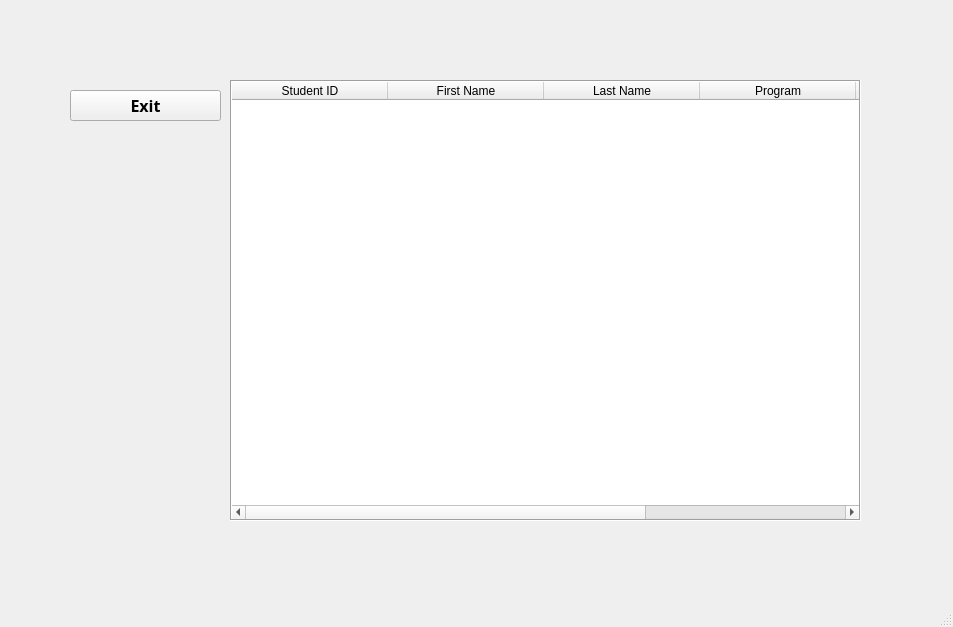
<?xml version="1.0" encoding="UTF-8"?>
<ui version="4.0">
 <class>MainWindow</class>
 <widget class="QMainWindow" name="MainWindow">
  <property name="geometry">
   <rect>
    <x>0</x>
    <y>0</y>
    <width>953</width>
    <height>627</height>
   </rect>
  </property>
  <property name="windowTitle">
   <string>MainWindow</string>
  </property>
  <widget class="QWidget" name="centralwidget">
   <widget class="QLabel" name="label">
    <property name="geometry">
     <rect>
      <x>50</x>
      <y>-50</y>
      <width>1011</width>
      <height>701</height>
     </rect>
    </property>
    <property name="text">
     <string>&lt;html&gt;&lt;head/&gt;&lt;body&gt;&lt;p&gt;&lt;img src=&quot;:/login/Pics/Admin-window.png&quot;width=850 height=500/&gt;&lt;/p&gt;&lt;/body&gt;&lt;/html&gt;</string>
    </property>
   </widget>
   <widget class="QTableWidget" name="ctable">
    <property name="geometry">
     <rect>
      <x>230</x>
      <y>80</y>
      <width>631</width>
      <height>441</height>
     </rect>
    </property>
    <property name="frameShape">
     <enum>QFrame::Box</enum>
    </property>
    <property name="lineWidth">
     <number>1</number>
    </property>
    <attribute name="horizontalHeaderDefaultSectionSize">
     <number>156</number>
    </attribute>
    <attribute name="horizontalHeaderMinimumSectionSize">
     <number>156</number>
    </attribute>
    <attribute name="horizontalHeaderShowSortIndicator" stdset="0">
     <bool>false</bool>
    </attribute>
    <attribute name="horizontalHeaderStretchLastSection">
     <bool>false</bool>
    </attribute>
    <column>
     <property name="text">
      <string>Student ID</string>
     </property>
    </column>
    <column>
     <property name="text">
      <string>First Name</string>
     </property>
    </column>
    <column>
     <property name="text">
      <string>Last Name</string>
     </property>
    </column>
    <column>
     <property name="text">
      <string>Program</string>
     </property>
    </column>
    <column>
     <property name="text">
      <string>Date</string>
     </property>
    </column>
    <column>
     <property name="text">
      <string>Fine</string>
     </property>
    </column>
   </widget>
   <widget class="QPushButton" name="exitbut">
    <property name="geometry">
     <rect>
      <x>70</x>
      <y>90</y>
      <width>151</width>
      <height>31</height>
     </rect>
    </property>
    <property name="font">
     <font>
      <family>Nexa Bold</family>
      <pointsize>12</pointsize>
      <weight>75</weight>
      <bold>true</bold>
     </font>
    </property>
    <property name="styleSheet">
     <string notr="true">QPushButton {background-color: Black} QPushButton:hover {background-color:grey}QPushButton {border-radius:15px}QPushButton {color:White}QPushButton{border:2px solid yellow}QPushButton:pressed{Background-color:red};</string>
    </property>
    <property name="text">
     <string>Exit</string>
    </property>
   </widget>
  </widget>
  <widget class="QStatusBar" name="statusbar"/>
 </widget>
 <resources>
  <include location="dutycheckerFiles.qrc"/>
 </resources>
 <connections/>
</ui>
